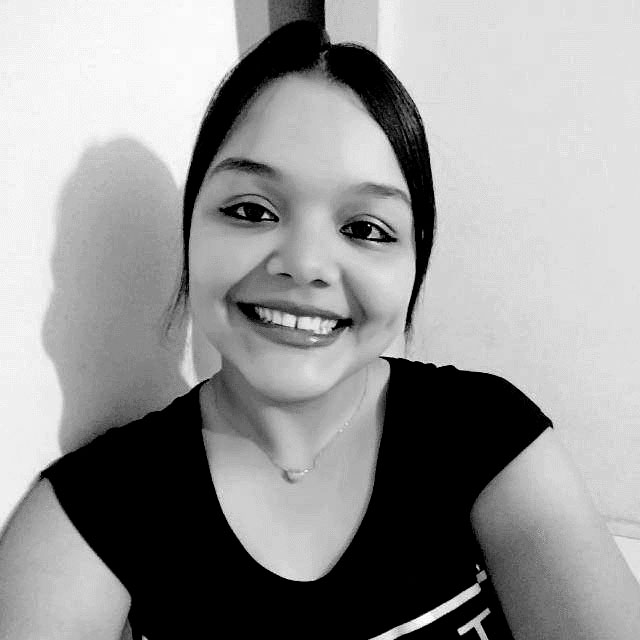
#> input picture img/ingrid.jpg, 640 x 640 px
$ python negativo.py
#> lines starting #> are read from the running program, lines starting #| are printed output that depends on the picture
import cv2
import matplotlib

img = cv2.imread('img/ingrid.jpg')
#> img is the input picture: shape (640, 640, 3); min 0, max 255, mean 149.8
img2 = cv2.bitwise_not(img)
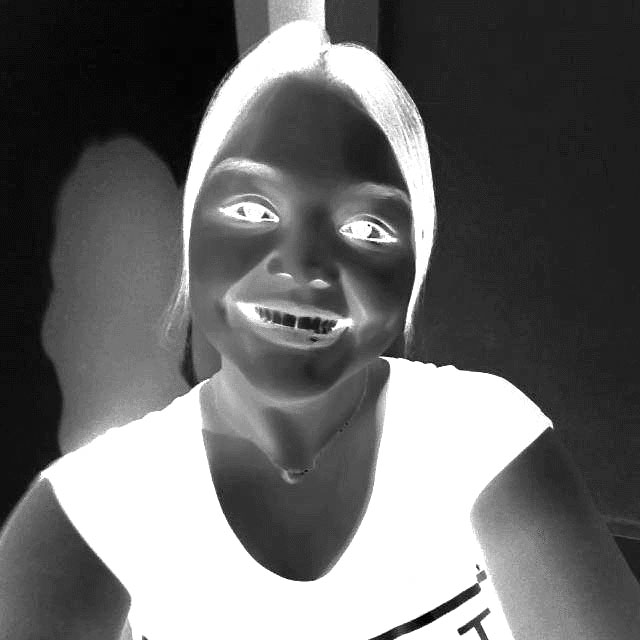
#> img2: shape (640, 640, 3); min 0, max 255, mean 105.2

cv2.imshow('img2',img2)
cv2.waitKey(0)
